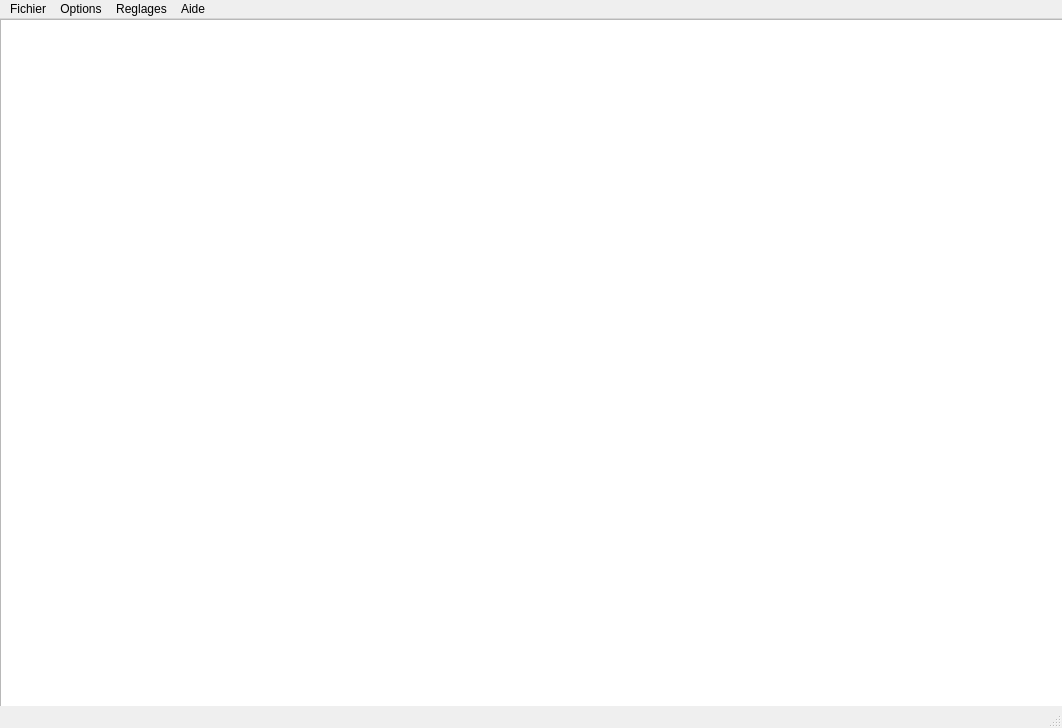
<?xml version="1.0" encoding="UTF-8"?>
<ui version="4.0">
 <class>MainWindow</class>
 <widget class="QMainWindow" name="MainWindow">
  <property name="geometry">
   <rect>
    <x>0</x>
    <y>0</y>
    <width>1062</width>
    <height>728</height>
   </rect>
  </property>
  <property name="windowTitle">
   <string>MainWindow</string>
  </property>
  <widget class="QWidget" name="centralwidget">
   <widget class="QGraphicsView" name="graphicsView">
    <property name="geometry">
     <rect>
      <x>0</x>
      <y>0</y>
      <width>1066</width>
      <height>691</height>
     </rect>
    </property>
   </widget>
  </widget>
  <widget class="QMenuBar" name="menubar">
   <property name="geometry">
    <rect>
     <x>0</x>
     <y>0</y>
     <width>1062</width>
     <height>26</height>
    </rect>
   </property>
   <widget class="QMenu" name="menuFichier">
    <property name="title">
     <string>Fichier</string>
    </property>
   </widget>
   <widget class="QMenu" name="menuOptions">
    <property name="title">
     <string>Options</string>
    </property>
    <addaction name="actionDirect_des_cam_ras"/>
    <addaction name="actionEnregistrements"/>
    <addaction name="separator"/>
   </widget>
   <widget class="QMenu" name="menuReglages">
    <property name="title">
     <string>Reglages</string>
    </property>
   </widget>
   <widget class="QMenu" name="menuAide">
    <property name="title">
     <string>Aide</string>
    </property>
   </widget>
   <addaction name="menuFichier"/>
   <addaction name="menuOptions"/>
   <addaction name="menuReglages"/>
   <addaction name="menuAide"/>
  </widget>
  <widget class="QStatusBar" name="statusbar"/>
  <action name="actionDirect_des_cam_ras">
   <property name="text">
    <string>Direct des caméras</string>
   </property>
  </action>
  <action name="actionEnregistrements">
   <property name="text">
    <string>Enregistrements</string>
   </property>
  </action>
 </widget>
 <resources/>
 <connections/>
</ui>
